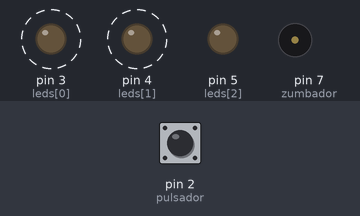
This sketch was run on a simulated Arduino Uno, built with avr-gcc and run on an emulated ATmega328P. Parts: output pins drawn as LEDs (lit = HIGH), buzzer (waves = sounding, pin HIGH). Dashed ring = blinking. The test bench sets the inputs (shaded band); at power-on: pin 2 (pulsador) LOW.

Above: at 1.5 s.
1.9 s: pin 2 (pulsador) pulled HIGH for 3.2 s
At 2.1 s:
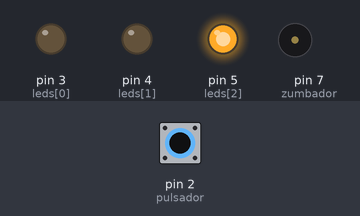
At 3.8 s:
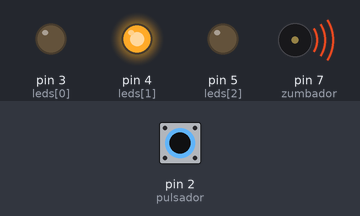
Timing chart, 0 to 12.6 s (numbered marks = the images above; inputs shaded):
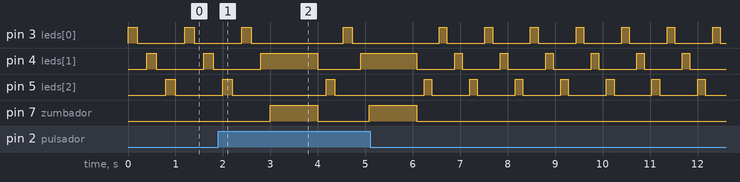

The sketch:

reto_06.ino
```cpp
int leds[] = {3, 4, 5};
int n = 0;
int tiempo = 200;
int zumbador = 7;
int pulsador = 2;

void setup () {
  for (n = 0; n < 3; n++) {
    pinMode(leds[n], OUTPUT);
  }
  pinMode(zumbador, OUTPUT);
  pinMode(pulsador, INPUT);
}
void compruebaacierto() {
  if (digitalRead(pulsador) == HIGH && n == 1) {
    digitalWrite(zumbador, HIGH);
    delay (1000);
    digitalWrite(zumbador, LOW);
    tiempo = tiempo - 20;
    if (tiempo < 10) {
      tiempo = 200;
    }
  }
}
void loop () {
  for (n = 0; n < 3; n++) {
    digitalWrite(leds[n], HIGH);
    delay(tiempo);
    compruebaacierto();
    digitalWrite(leds[n], LOW);
    delay(tiempo);
  }
}
```

Measured:
- after the input at 1.9 s, pin 7 (zumbador): alternates HIGH for 1.0 s and LOW for 1.1 s, 4 changes in all, then stays LOW, starting after 1.1 s
